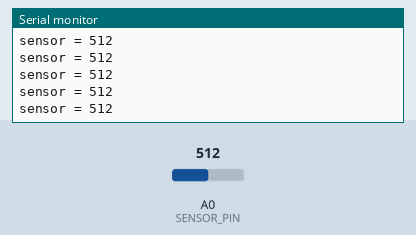
A sketch run on a simulated Arduino Uno, built with avr-gcc and run on an emulated ATmega328P. On the bench: the last lines printed to the serial monitor. Inputs (shaded band) come from the test bench; at power-on: A0 (SENSOR_PIN) = 512.

Above: at 0.8 s.
0.9 s: A0 (SENSOR_PIN) set to 838
At 1.9 s:
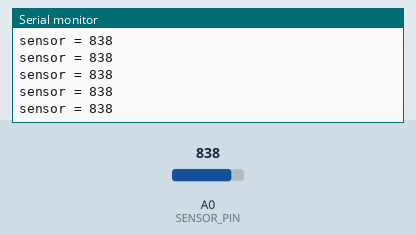
2.4 s: A0 (SENSOR_PIN) set to 859
At 2.59 s:
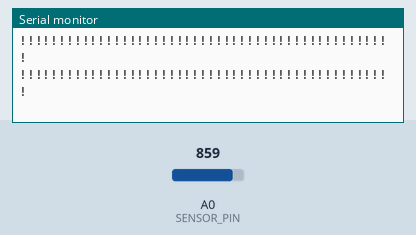
Timing chart, 0 to 5.4 s (numbered marks = the images above; inputs shaded):
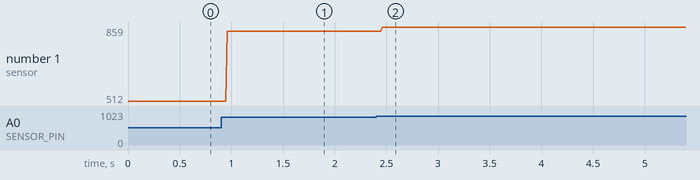

The sketch:

EMG_controller.ino
```cpp
#include "SoftwareSerial.h"

#define SENSOR_PIN A0

#define THRESHOLD_ON 850
#define THRESHOLD_OFF 500

#define LOOP_INTERVAL 10
#define MIN_CHANGE_TIME 1000

SoftwareSerial XBee(2,3);

//
long lastChange = 0;
void setup()
{
	Serial.begin(9600);
	XBee.begin(9600);

	int active = 0;
	while (1)
	{
		long elapsed = millis() - lastChange;

		int sensorValue = analogRead(SENSOR_PIN);

		// print the results to the serial monitor:
		Serial.print("sensor = " );
		Serial.println(sensorValue);

		if (sensorValue > THRESHOLD_ON && !active && elapsed > MIN_CHANGE_TIME)
		{
			Serial.println("!!!!!!!!!!!!!!!!!!!!!!!!!!!!!!!!!!!!!!!!!!!!!!!!");
			Serial.println("!!!!!!!!!!!!!!!!!!!!!!!!!!!!!!!!!!!!!!!!!!!!!!!!");
			Serial.println("!!!!!!!!!!!!!!!!!!!!!!!!!!!!!!!!!!!!!!!!!!!!!!!!");
			XBee.write('1');
			active = 1;
			lastChange = millis();
		}
		else if (sensorValue < THRESHOLD_OFF && active && elapsed > MIN_CHANGE_TIME)
		{
			XBee.write('0');
			active = 0;
			lastChange = millis();
		}
		else
		{
			XBee.write('0');
		}

		//delay to throttle XBee transmissions and allow ADC to recover
		delay(LOOP_INTERVAL);
	}
}

//
void loop() {}
```

Measured:
- the behaviour switches between 850 and 851 on A0 (SENSOR_PIN) (found by bisection; images 1 and 2)
- after the input at 0.9 s, the serial monitor: prints a new line after 0.06 s (image 1)
- after the input at 2.4 s, the serial monitor: prints a new line after 0.06 s (image 2)
- plotted number 1: 512 → 838 after the input at 0.9 s, 838 → 859 after the input at 2.4 s
